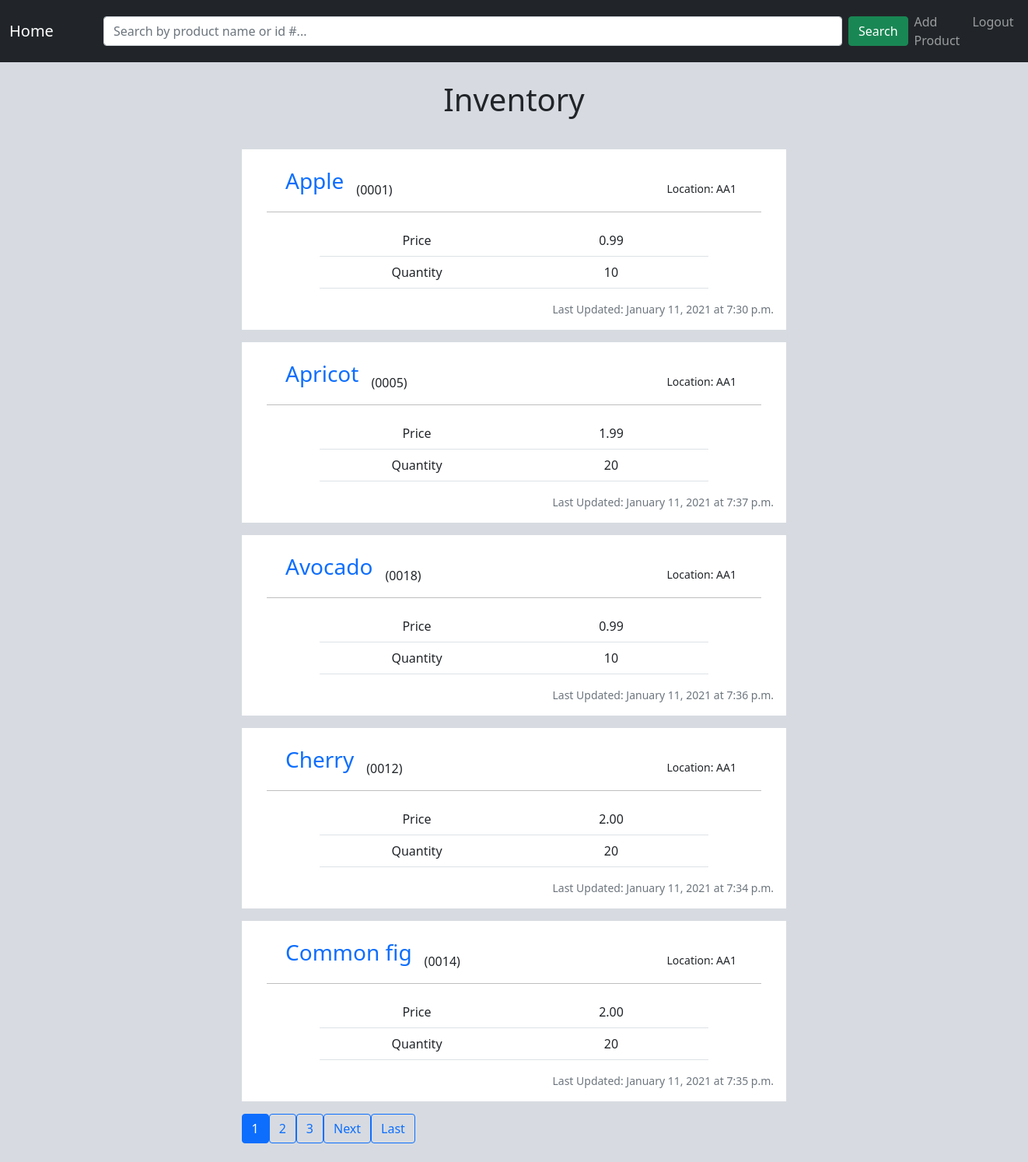
The app's page / (signed in) with its own data.
### inventory_manager/models.py (models this page shows, shortened)
class Product(models.Model):
    name = models.CharField(max_length=20)
    code = models.CharField(max_length=10, unique=True)
    location = models.CharField(max_length=10)
    updated = models.DateTimeField(auto_now=True)
    price = models.DecimalField(max_digits=11, decimal_places=2)
    quantity = models.IntegerField()

### inventory_manager/views.py (the view)
# urls.py: path('', ProductListView.as_view(), name='list-home'),
class ProductListView(LoginRequiredMixin, ListView):
    model = Product
    template_name = 'inventory_manager/home.html'
    context_object_name = 'products'
    ordering = ['name']
    paginate_by = 5

### inventory_manager/templates/inventory_manager/home.html (shortened to what this page needs)
{% extends "inventory_manager/base.html" %}
{% block content %}
    <h1 class="text-center p-4">Inventory</h1>
    {% for product in products %}
        <article class="container p-3 my-3 bg-white" style="width: 700px">
            <div class="d-flex">
                <a class="nav-link ms-4" href="{% url 'list-detail' product.id %}"><h3>{{ product.name }}</h3></a>
                <p class="pt-4">({{ product.code }})</p>
                <small class="pt-4 ms-auto me-5">Location: {{ product.location }}</small>
            </div>
            <hr>
            <div>
                <table class="table table-hover mx-auto text-center" style="width: 500px;">
                    <tbody>
                        <tr>
                            <td class="col-6">Price</td>
                            <td>{{ product.price }}</td>
                        </tr>
                        <tr>
                            <td>Quantity</td>
                            <td>{{ product.quantity }}</td>
                        </tr>
                    </tbody>
                </table>
            </div>
            <div class="d-flex">
                <small class="text-muted ms-auto">Last Updated: {{ product.updated|date:"F d, Y" }} at {{ product.updated|date:"f a" }}</small>
            </div>
        </article>
    {% endfor %}
    <div class="container d-flex" style="width: 725px;">
        {% if is_paginated %}
            {% for num in page_obj.paginator.page_range %}
                {% if page_obj.number == num %}
                <a class="btn btn-primary mb-4" href="?page={{ num }}">{{ num }}</a>
                {% elif num > page_obj.number|add:'-3' and num < page_obj.number|add:'3'%}
                <a class="btn btn-outline-primary mb-4" href="?page={{ num }}">{{ num }}</a>
                {% endif %}
            {% endfor %}
            {% if page_obj.has_next %}
                <a class="btn btn-outline-primary mb-4" href="?page={{ page_obj.next_page_number }}">Next</a>
                <a class="btn btn-outline-primary mb-4" href="?page={{ page_obj.paginator.num_pages }}">Last</a>
            {% endif %}
        {% endif %}
    </div>
{% endblock content %}

### inventory_manager/templates/inventory_manager/base.html (shortened to what this page needs)
{% load static %}
<!DOCTYPE html>
<html lang="en">
<head>
    <link href="https://cdn.jsdelivr.net/npm/bootstrap@5.0.0-beta1/dist/css/bootstrap.min.css" rel="stylesheet">
    <link rel="stylesheet" type="text/css" href="{% static 'inventory_manager/main.css' %}">
</head>
<body>
    {% if user.is_authenticated %}
    <nav class="navbar navbar-expand-sm bg-dark navbar-dark sticky-top">
        <div class="container-fluid">
            <a class="navbar-brand pe-5" href="{% url 'list-home' %}">Home</a>
            <form class="d-flex mx-auto" method="GET" action="{% url 'searchbar' %}">
                <input class="form-control me-2" style="width: 950px" type="search" name="search" placeholder="Search by product name or id #..." aria-label="Search">
                <button class="btn btn-success" type="submit">Search</button>
            </form>
            <ul class="navbar-nav">
                <li class="nav-item">
                    <a class="nav-link" href="{% url 'list-create' %}">Add Product</a>
                </li>
                <li class="nav-item">
                    <a class="nav-link" href="{% url 'logout' %}">Logout</a>
                </li>
            </ul>
        </div>
    </nav>
    {% endif %}
    {% block content %}{% endblock %}
</body>
</html>

### inventory_manager/static/inventory_manager/main.css (style rules this page uses)
body { background-color: #bfc6cf9d; }
hr { margin: 1rem; margin-top: 0rem; background: black; }

### records on screen
Product: name "Apple", code "0001", location "AA1", price "0.99", quantity "10", updated "January 11, 2021", updated "7:30 p.m."
Product: name "Apricot", code "0005", location "AA1", price "1.99", quantity "20", updated "January 11, 2021", updated "7:37 p.m."
Product: name "Avocado", code "0018", location "AA1", price "0.99", quantity "10", updated "January 11, 2021", updated "7:36 p.m."
Product: name "Cherry", code "0012", location "AA1", price "2.00", quantity "20", updated "January 11, 2021", updated "7:34 p.m."
Product: name "Common fig", code "0014", location "AA1", price "2.00", quantity "20", updated "January 11, 2021", updated "7:35 p.m."

### other values on screen
{{ num }} "1"
{{ num }} "2" "3"
